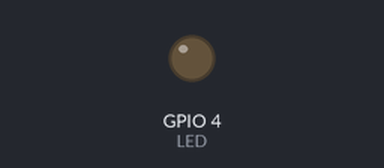
The sketch below on a simulated ESP32. Shown: output pins drawn as LEDs (lit = HIGH).

Above: at 0.15 s.
At 19.98 s:
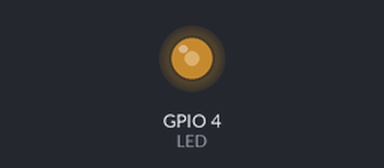
At 39.81 s:
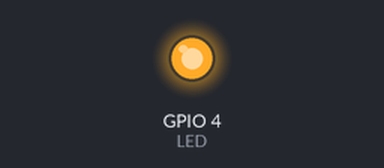
Timing chart, 0 to 40.0 s (numbered marks = the images above):
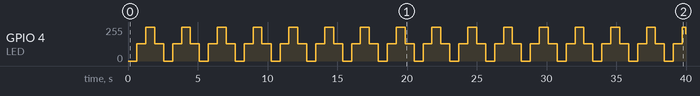

The sketch:

OLD_ledsTest.ino
```cpp
#include <Arduino.h>

const int LED = 4;

void setup() {
  ledcSetup(0, 5000, 8);  // PWM channel 0, 5kHz, 8-bit resolution
  ledcAttachPin(LED, 0);  // attach to GPIO4
}

void loop() {
  for (int i = 0; i <= 255; i++) {
    ledcWrite(0, i);
    delay(5);
  }
  for (int i = 255; i >= 0; i--) {
    ledcWrite(0, i);
    delay(5);
  }
}
```

Measured:
- by itself, GPIO 4 (LED): 0/255 → 128/255 at 0.64 s, → 255/255 0.64 s later, → 128/255 0.64 s later, → 0/255 0.65 s later, … (63 changes in this stretch)
